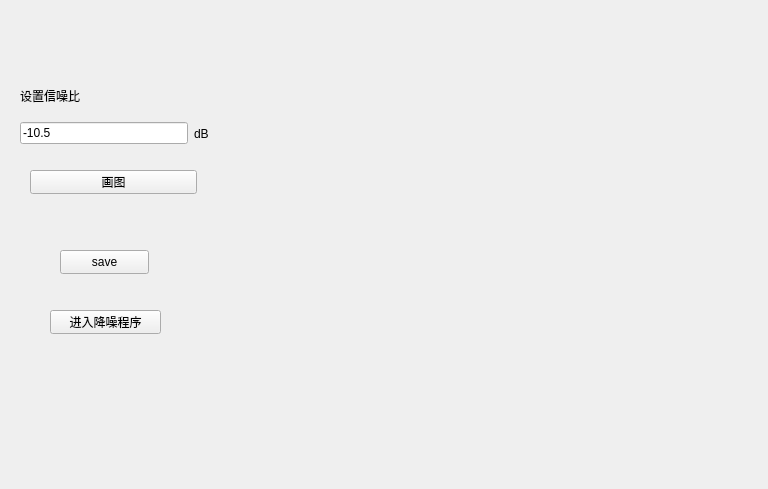
<?xml version="1.0" encoding="UTF-8"?>
<ui version="4.0">
 <class>AddNoise</class>
 <widget class="QWidget" name="AddNoise">
  <property name="geometry">
   <rect>
    <x>0</x>
    <y>0</y>
    <width>768</width>
    <height>489</height>
   </rect>
  </property>
  <property name="windowTitle">
   <string>Form</string>
  </property>
  <widget class="QCustomPlot" name="noiseplot" native="true">
   <property name="geometry">
    <rect>
     <x>220</x>
     <y>20</y>
     <width>491</width>
     <height>391</height>
    </rect>
   </property>
  </widget>
  <widget class="QPushButton" name="pbn_save">
   <property name="geometry">
    <rect>
     <x>60</x>
     <y>250</y>
     <width>89</width>
     <height>24</height>
    </rect>
   </property>
   <property name="text">
    <string>save</string>
   </property>
  </widget>
  <widget class="QPushButton" name="plotbtn">
   <property name="geometry">
    <rect>
     <x>30</x>
     <y>170</y>
     <width>167</width>
     <height>24</height>
    </rect>
   </property>
   <property name="text">
    <string>画图</string>
   </property>
  </widget>
  <widget class="QWidget" name="widget" native="true">
   <property name="geometry">
    <rect>
     <x>20</x>
     <y>80</y>
     <width>189</width>
     <height>69</height>
    </rect>
   </property>
   <layout class="QVBoxLayout" name="verticalLayout">
    <item>
     <widget class="QLabel" name="label">
      <property name="text">
       <string>设置信噪比</string>
      </property>
     </widget>
    </item>
    <item>
     <layout class="QHBoxLayout" name="horizontalLayout">
      <item>
       <widget class="QLineEdit" name="snrEdit">
        <property name="text">
         <string>-10.5</string>
        </property>
       </widget>
      </item>
      <item>
       <widget class="QLabel" name="label_2">
        <property name="text">
         <string>dB</string>
        </property>
       </widget>
      </item>
     </layout>
    </item>
   </layout>
  </widget>
  <widget class="QPushButton" name="denoisebtn">
   <property name="geometry">
    <rect>
     <x>50</x>
     <y>310</y>
     <width>111</width>
     <height>24</height>
    </rect>
   </property>
   <property name="text">
    <string>进入降噪程序</string>
   </property>
  </widget>
 </widget>
 <customwidgets>
  <customwidget>
   <class>QCustomPlot</class>
   <extends>QWidget</extends>
   <header>qcustomplot.h</header>
   <container>1</container>
  </customwidget>
 </customwidgets>
 <resources/>
 <connections/>
</ui>
